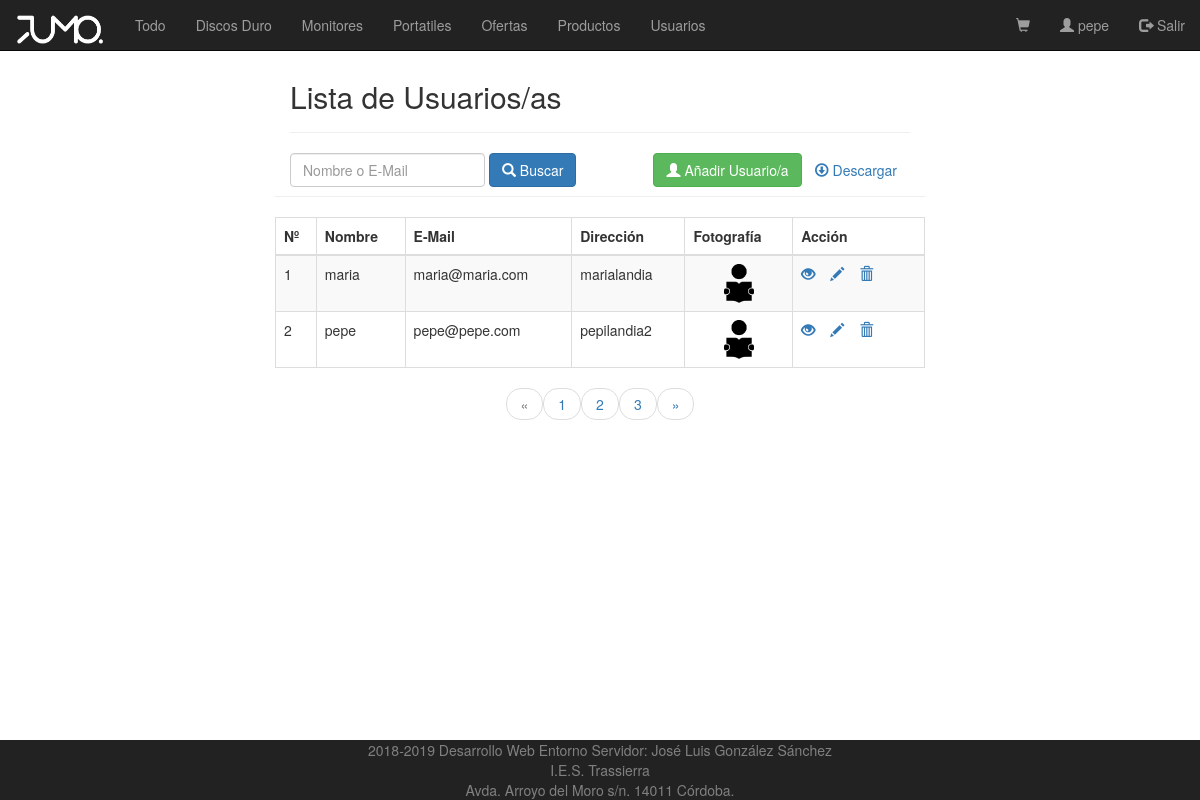
The page /vistas/admin_listado_usuarios.php (signed in) on the database its author committed.
### tables this page shows
CREATE TABLE IF NOT EXISTS `usuarios` (
  `ID` int(11) NOT NULL AUTO_INCREMENT,
  `NOMBRE` varchar(100) NOT NULL DEFAULT '',
  `PASS` varchar(100) NOT NULL,
  `EMAIL` varchar(100) NOT NULL,
  `DIRECCION` varchar(100) NOT NULL,
  `FOTO` varchar(100) NOT NULL,
  `ADMIN` tinyint(1) NOT NULL DEFAULT '0',
  PRIMARY KEY (`ID`)
);

### controladores/ControladorUsuario.php (called while the page is built, shortened)
<?php
require_once MODEL_PATH . "Usuario.php";
require_once CONTROLLER_PATH . "ControladorBD.php";
class ControladorUsuario {
    static private $instancia = null;
    public static function getControlador() {
        if (self::$instancia == null) {
            self::$instancia = new ControladorUsuario();
        }
        return self::$instancia;
    }
    public function buscarUsuarioID($id) {
        $bd = ControladorBD::getControlador();
        $bd->abrirBD();
        $consulta = "select * from usuarios where ID = '" . $id ."'";
        $filas = $bd->consultarBD($consulta);
        if ($filas->rowCount() > 0) {
            while ($fila = $filas->fetch()) {
                $usuario = new Usuario($fila['ID'], $fila['NOMBRE'], $fila['PASS'], $fila['EMAIL'], $fila['DIRECCION'], $fila['FOTO'], $fila['ADMIN']);
            }
            return $usuario;
        } else {
            return null;
        }
    }
 public function getConsultaListado($nombre, $email){
     return "select * from usuarios where nombre like '%".$nombre."%' or email like '%".$email."%'";
 }
}

### controladores/ControladorBD.php (called while the page is built, shortened)
<?php
class ControladorBD {
    private $servername = "localhost";
    private $username = "root";
    private $password = "";
    private $dbname = "tienda";
    private $bd;
    static private $instancia = null;
    public static function getControlador() {
        if (self::$instancia == null) {
            self::$instancia = new ControladorBD();
        }
        return self::$instancia;
    }
    public function abrirBD() {
        try {
            $this->bd = new PDO("mysql:host=$this->servername;dbname=$this->dbname", $this->username, $this->password);
            $this->bd->setAttribute(PDO::ATTR_ERRMODE, PDO::ERRMODE_EXCEPTION);
        } catch (PDOException $e) {
            die("conexión fallida " . $e->getMessage());
        }
    }
    public function cerrarBD() {
        $this->bd = null;
    }
    public function consultarBD($consulta) {
        if ($this->rs = $this->bd->query($consulta)) {
            return $this->rs;
        } else {
            echo "ERROR: No se puede ejecutar consulta $consulta. " . $this->bd->error;
        }
    }
}

### modelos/Usuario.php (called while the page is built, shortened)
<?php
class Usuario implements Serializable {
    private $id;
    private $nombre;
    private $email;
    private $direccion;
    private $foto;
    private $admin;
    public function __construct($id, $nombre, $pass, $email, $direccion, $foto, $admin) {
        $this->id = $id;
        $this->nombre = $nombre;
        $this->email = $email;
        $this->direccion = $direccion;
        $this->foto = $foto;
        $this->admin = $admin;
    }
    function getId() {
        return $this->id;
    }
    function getNombre() {
        return $this->nombre;
    }
    function getEmail() {
        return $this->email;
    }
    function getFoto() {
        return $this->foto;
    }
    function getDireccion() {
        return $this->direccion;
    }
    function getAdmin() {
        return $this->admin;
    }
}

### vistas/admin_listado_usuarios.php (the view, shortened to what this page needs)
<?php
require_once CONTROLLER_PATH . "ControladorUsuario.php";
require_once CONTROLLER_PATH . "Paginador.php";
require_once VIEW_PATH."cabecera.php";
require_once VIEW_PATH."navbar.php";
?>
<div class="wrapper">
    <div class="container-fluid">
        <div class="row">
            <div class="col-md-12">
                <div class="page-header clearfix">
                    <h2 class="pull-left">Lista de Usuarios/as</h2>
                </div>
                <form class="form-inline" action="<?php echo htmlspecialchars($_SERVER["PHP_SELF"]); ?>" method="post">
                    <div class="form-group mx-sm-5 mb-2">
                        <input type="text" class="form-control" id="buscar" name="usuario" placeholder="Nombre o E-Mail">
                    </div>
                    <button type="submit" class="btn btn-primary mb-2"> <span class="glyphicon glyphicon-search"></span>  Buscar</button>
                    <a href="/tienda/utilidades/descargar_usuarios.php" class="btn pull-right" target="_blank"><span class="glyphicon glyphicon-download"></span>  Descargar</a>
                    <a href="admin_crear_usuarios.php" class="btn btn-success pull-right"><span class="glyphicon glyphicon-user"></span>  Añadir Usuario/a</a>
                </form>
            </div>
            <div class="page-header clearfix">
            </div>
            <?php
            if (!isset($_POST["usuario"])) {
                $nombre = "";
                $email = "";
            } else {
                $nombre = $_POST["usuario"];
                $email = $_POST["usuario"];
            }
            $controlador = ControladorUsuario::getControlador();
            $pagina = ( isset($_GET['page']) ) ? $_GET['page'] : 1;
            $enlaces = ( isset($_GET['enlaces']) ) ? $_GET['enlaces'] : 10;
            $consulta = $controlador->getConsultaListado($nombre, $email);
            $limite = 2;
            $paginador  = new Paginador($consulta, $limite);
            $resultados = $paginador->getDatos($pagina);
            if (count( $resultados->datos)>0) {
                echo "<table class='table table-bordered table-striped'>";
                echo "<thead>";
                echo "<tr>";
                echo "<th>Nº</th>";
                echo "<th>Nombre</th>";
                echo "<th>E-Mail</th>";
                echo "<th>Dirección</th>";
                echo "<th>Fotografía</th>";
                echo "<th>Acción</th>";
                echo "</tr>";
                echo "</thead>";
                echo "<tbody>";
                foreach($resultados->datos as $dato){
                    $usuario = new Usuario($dato["ID"], $dato["NOMBRE"], $dato["PASS"], $dato["EMAIL"], $dato["DIRECCION"], $dato["FOTO"], $dato["ADMIN"]);
                    echo "<tr>";
                    echo "<td>" . $usuario->getId() . "</td>";
                    echo "<td>" . utf8_encode($usuario->getNombre()) . "</td>";
                    echo "<td>" . $usuario->getEmail() . "</td>";
                    echo "<td>" . $usuario->getDireccion() . "</td>";
                    echo "<td> <div class='text-center'>";
                    echo "<img src='".PICTURE_PATH.$usuario->getFoto()."' class='rounded' class='img-thumbnail' width='30' height='auto'>";
                    echo "</div>";
                    echo "</td>";
                    echo "<td>";
                    echo "<a href='admin_leer_usuarios.php?id=" . base64_encode($usuario->getId()) . "' title='Ver Usuario/a' data-toggle='tooltip'><span class='glyphicon glyphicon-eye-open'></span></a>";
                    echo "<a href='admin_actualizar_usuarios.php?id=" . base64_encode($usuario->getId()) . "' title='Actualizar Usuario/a' data-toggle='tooltip'><span class='glyphicon glyphicon-pencil'></span></a>";
                    echo "<a href='admin_borrar_usuarios.php?id=" . base64_encode($usuario->getId()) . "' title='Borar Usuario/a' data-toggle='tooltip'><span class='glyphicon glyphicon-trash'></span></a>";
                    echo "</td>";
                    echo "</tr>";
                }
                echo "</tbody>";
                echo "</table>";
                echo "<ul class='pager'>";
                echo $paginador->crearLinks($enlaces);
                echo "</ul>";
            } else {
                echo "<p class='lead'><em>No se ha encontrado datos de usuarios/as.</em></p>";
            }
            ?>
        </div>
    </div>
</div>
<?php require_once VIEW_PATH."pie.php"; ?>

### vistas/navbar.php (shortened to what this page needs)
<?php
require_once CONTROLLER_PATH . "ControladorUsuario.php";
require_once CONTROLLER_PATH . "ControladorCarrito.php";
if(isset($_SESSION['USUARIO'])){
    $contUsuario = ControladorUsuario::getControlador();
    $id = base64_decode($_SESSION['USUARIO']);
    $usuario = $contUsuario->buscarUsuarioID($id);
} else{
    $usuario = new Usuario(-1, "", "", "", "", "", -1);
}
$itemsCarrito = 0;
echo "<nav class='navbar navbar-inverse navbar-fixed-top'>";
  echo "<div class='container-fluid'>";
    echo "<div class='navbar-header'>";
        echo "<a class='navbar-brand' href='/tienda/index.php'>";
            echo "<span id='foo'>";
                echo "<img src='/tienda/imagenes/logo.png' height='30' width='90' alt='logo'/>";
            echo "</span>";
        echo "</a>";
    echo "</div>";
     echo "<ul class='nav navbar-nav'>";
    if($usuario->getAdmin()<=1){
      echo "<li><a href='principal.php?tipo=Todo'>Todo</a></li>";
      echo "<li><a href='principal.php?tipo=DiscoDuro'>Discos Duro</a></li>";
      echo "<li><a href='principal.php?tipo=Monitores'>Monitores</a></li>";
      echo "<li><a href='principal.php?tipo=Portatiles'>Portatiles</a></li>";
      echo "<li><a href='principal.php?tipo=Ofertas'>Ofertas</a></li>";
    }if($usuario->getAdmin()==1) {
      echo "<li><a href='admin_listado_productos.php'>Productos</a></li>";
      echo "<li><a href='admin_listado_usuarios.php'>Usuarios</a></li>";
    }
    echo "</ul>";
    echo "<ul class='nav navbar-nav navbar-right'>";
      if($usuario->getAdmin()>=0){
        if($itemsCarrito>0){
            echo "<li><a id='carrito' href='carrito_compra.php'><span class='glyphicon glyphicon-shopping-cart'></span><font color='darksalmon'> ".$itemsCarrito."</font></a></li>";
        }else{
            echo "<li><a id='carrito' href='carrito_compra.php'><span class='glyphicon glyphicon-shopping-cart'></span>  </a></li>";
        }
        echo "<li><a href='ficha.php?id=" .  base64_encode($usuario->getId()) . "''><span class='glyphicon glyphicon-user'></span>  ".$usuario->getNombre()."</a></li>";
        echo "<li><a href='salir.php'><span class='glyphicon glyphicon-log-out'></span> Salir</a></li>";
      }else if($usuario->getAdmin()==-1){
        echo "<li><a href='registro.php'><span class='glyphicon glyphicon-user'></span> Registrarse</a></li>";
        echo "<li><a href='identificacion.php'><span class='glyphicon glyphicon-log-in'></span> Identificarse</a></li>";
      }
    echo "</ul>";
  echo "</div>";
echo "</nav>";
echo "<br><br>";
?>

### vistas/cabecera.php (style rules this page uses)
.wrapper { width: 650px; margin: 0 auto; }
.page-header h2 { margin-top: 0; }
table tr td:last-child a { margin-right: 15px; }

### rows shown on the page
usuarios: NOMBRE "pepe", ID "2", EMAIL "pepe@pepe.com", DIRECCION "pepilandia2", FOTO (picture)
usuarios: ID "1", NOMBRE "maria", EMAIL "maria@maria.com", DIRECCION "marialandia", FOTO (picture)
